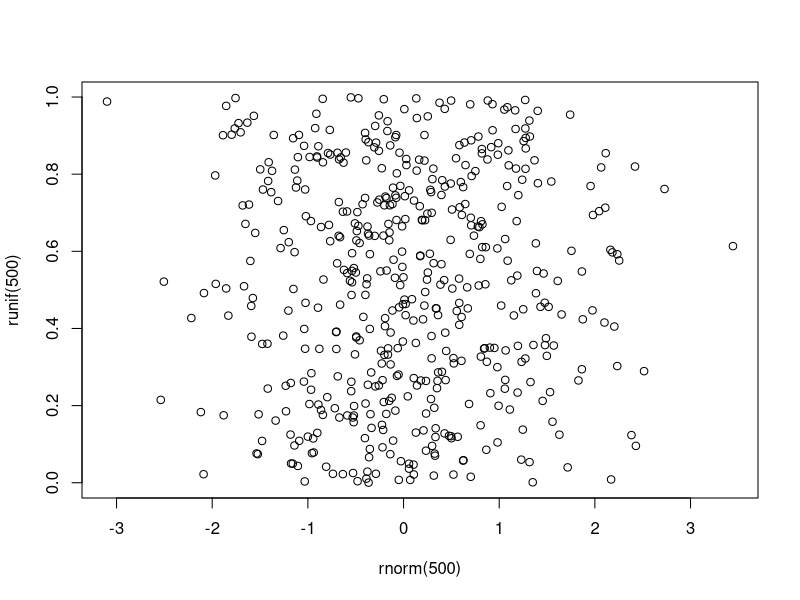

Generate this figure with R:
## ---- chunk 1
plot(rnorm(500), runif(500))
